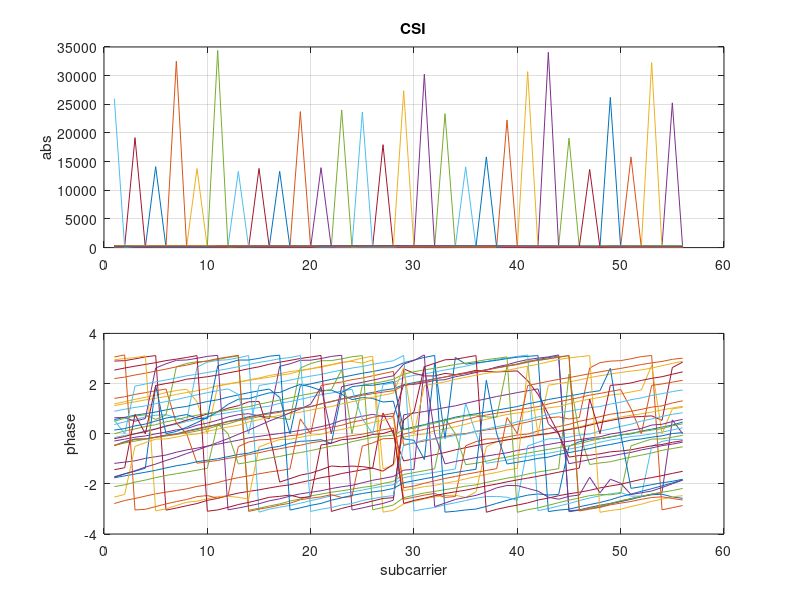
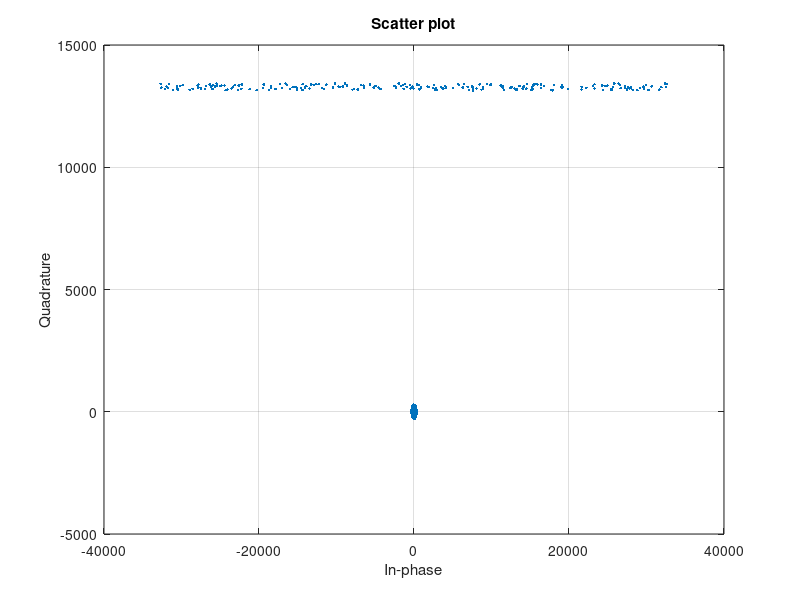
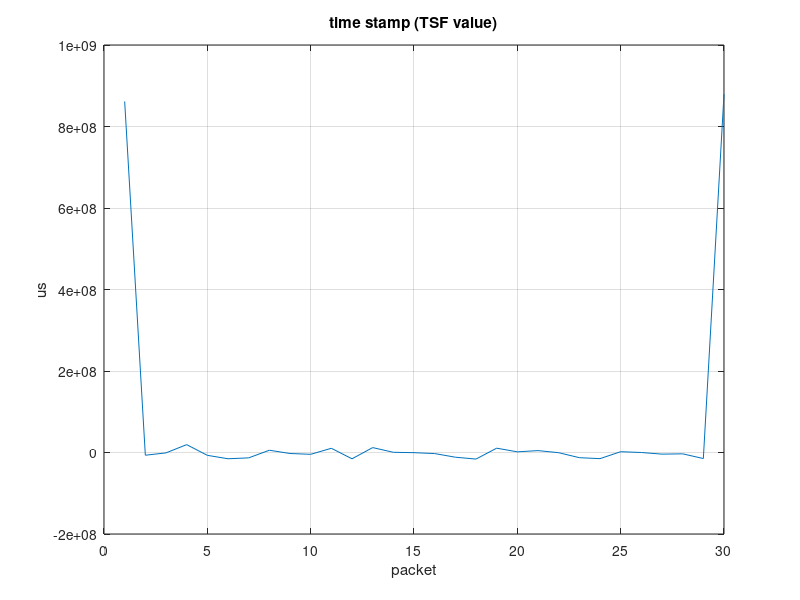
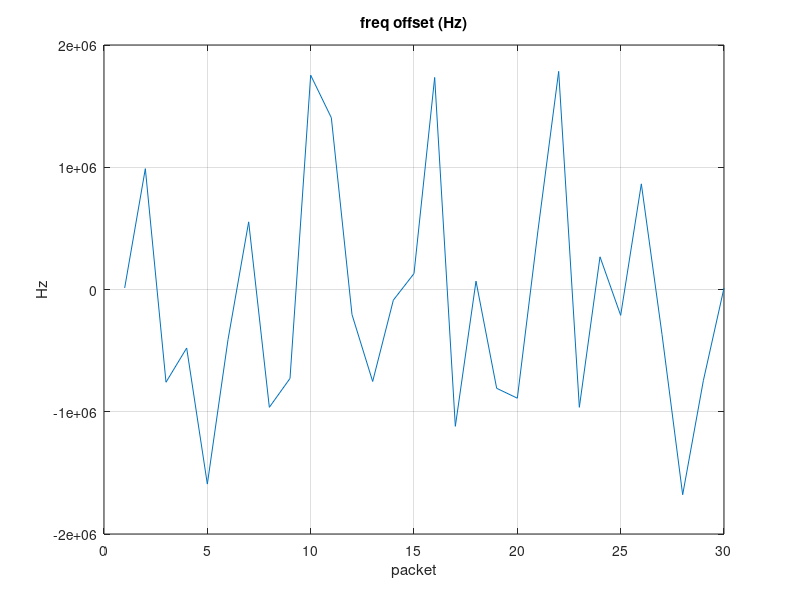

Write MATLAB code to recreate these figures, in order.
% Xianjun Jiao. xianjun.jiao@imec.be; putaoshu@msn.com

clear all;
close all;

num_eq = 8;

a = load('side_info.txt');
len_a = floor(length(a)/4)*4;
a = a(1:len_a);

b = reshape(a, [4, length(a)/4])';
num_data_in_each_side_info = 2+56+num_eq*52;
num_side_info = floor(size(b,1)/num_data_in_each_side_info);

side_info = zeros(num_data_in_each_side_info, num_side_info);
timestamp = zeros(1, num_side_info);
freq_offset = zeros(1, num_side_info);
csi = zeros(56, num_side_info);
equalizer = zeros(num_eq*52, num_side_info);
for i=1:num_side_info
    sp = (i-1)*num_data_in_each_side_info + 1;
    ep = i*num_data_in_each_side_info;
    timestamp(i) = b(sp,1) + (2^16)*b(sp,2) + (2^32)*b(sp,3) + (2^48)*b(sp,4);
    freq_offset(i) = (20e6*b(sp+1,1)/512)/(2*pi);
    side_info(:,i) = b(sp:ep,1) + 1i.*b(sp:ep,2);
    csi(:,i) = side_info(3:58,i);
    equalizer(:,i) = side_info(59:end,i);
end

csi = [csi(29:end,:); csi(1:28,:)];
equalizer = equalizer(:);
equalizer(equalizer == 32767+1i*32767) = NaN;

subplot(2,1,1); plot(abs(csi)); title('CSI'); ylabel('abs'); grid on;
subplot(2,1,2); plot(angle(csi)); ylabel('phase'); xlabel('subcarrier'); grid on;

if ~isempty(equalizer)
    scatterplot(equalizer); grid on;
end

figure; plot(timestamp); title('time stamp (TSF value)'); ylabel('us'); xlabel('packet');  grid on;
figure; plot(freq_offset); title('freq offset (Hz)'); ylabel('Hz'); xlabel('packet'); grid on;
